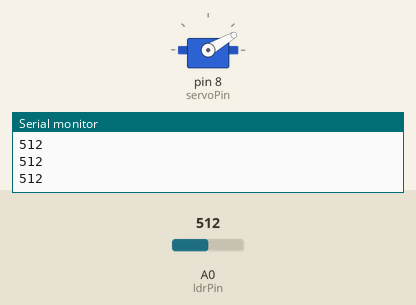
Recording of a sketch running on a simulated Arduino Uno, built with avr-gcc and run on an emulated ATmega328P. Shown: servo, the last lines printed to the serial monitor. The inputs (shaded band) are chosen by the test bench; at power-on: A0 (ldrPin) = 512.

Above: at 1.2 s.
1.3 s: A0 (ldrPin) set to 318
2.8 s: A0 (ldrPin) set to 300
At 4.0 s:
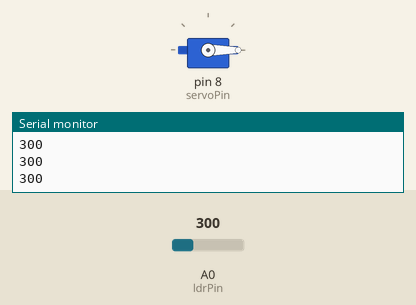
4.3 s: A0 (ldrPin) set to 320
At 5.4 s:
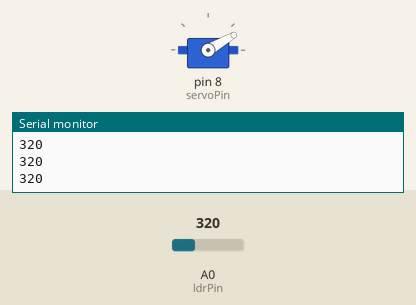
5.8 s: A0 (ldrPin) set to 306
At 6.3 s:
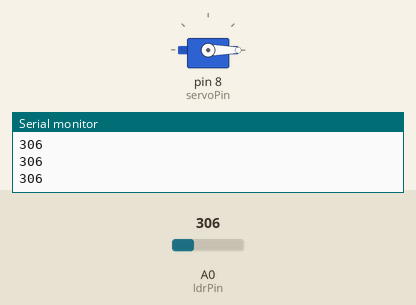
Timing chart, 0 to 8.3 s (numbered marks = the images above; inputs shaded):
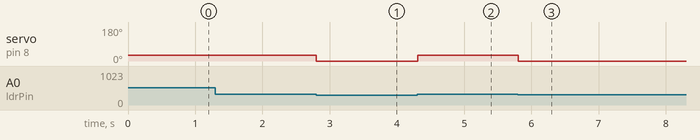

Measured:
- the behaviour switches between 310 and 309 on A0 (ldrPin) (found by bisection; images 0 and 1)
- after the input at 2.8 s, servo on pin 8 (servoPin): 30° → 0° at once
- after the input at 4.3 s, servo on pin 8 (servoPin): 0° → 30° at once
- after the input at 5.8 s, servo on pin 8 (servoPin): 30° → 0° at once

The sketch:

googledinowitharduino.ino
```cpp
#include <Servo.h>
Servo myservo;
int ldrPin = A0;
int servoPin = 8;
int ldrEsikDegeri = 310;
/*you should change this value by trying it yourself*/

void setup()
{
  Serial.begin(9600);
  myservo.attach(servoPin);
}

void loop()
{
  myservo.write(30);
  Serial.println(  analogRead(ldrPin));
  if(analogRead(ldrPin) < ldrEsikDegeri)
  {
    myservo.write(0);
    delay(100);
  }
}
```
